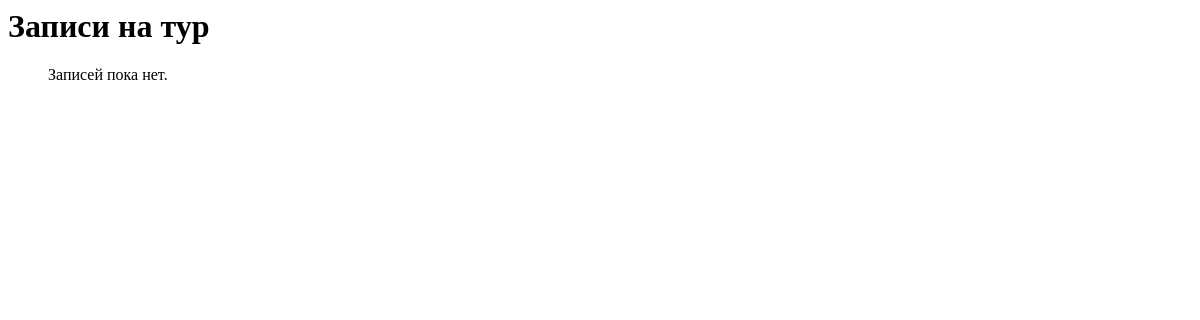
The app's page /tours/, older data.
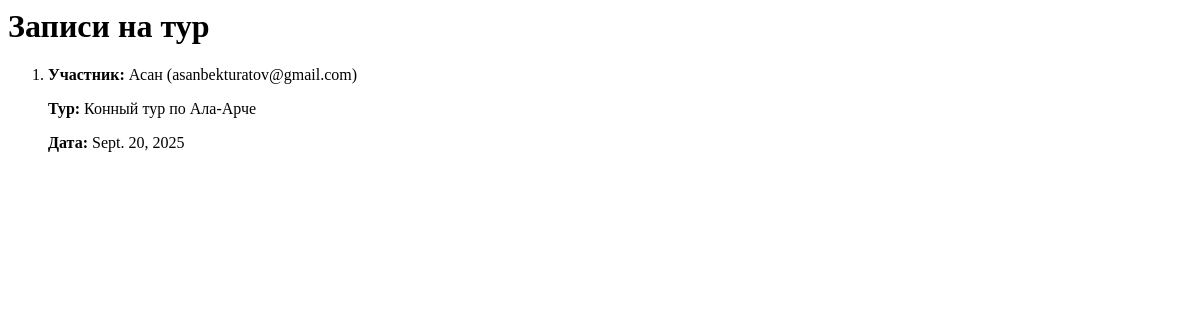
The same page, newer data.
### tours/models.py (models this page shows, shortened)
class Tour(models.Model):
    person = models.OneToOneField(Person, on_delete=models.CASCADE, related_name='tour', verbose_name='участник')
    title = models.CharField(max_length=100, default='Конный тур по Ала-Арче', verbose_name='название тура')
    date = models.DateField(verbose_name='дата тура', default='2025-09-20')
    created_at = models.DateTimeField(auto_now_add=True)
    class Meta:
        verbose_name = 'Тур'
        verbose_name_plural = 'Туры'

class Person(models.Model):
    name = models.CharField(max_length=100, verbose_name='ваше имя')
    email = models.EmailField(verbose_name='ваша почта', unique=True)
    class Meta:
        verbose_name = 'Человек'
        verbose_name_plural = 'Люди'

### tours/views.py (the view)
# urls.py: path('tours/', tour_list, name='tour_list'),
def tour_list(request):
    tours = Tour.objects.all()
    context = {
        'tours': tours
    }
    return render(request, 'tour_list.html', context=context)

### templates/tour_list.html
<h1>Записи на тур</h1>
<ol>
  {% for tour in tours %}
  <li>
    <p><strong>Участник:</strong> {{ tour.person.name }} ({{ tour.person.email }})</p>
    <p><strong>Тур:</strong> {{ tour.title }}</p>
    <p><strong>Дата:</strong> {{ tour.date }}</p>
  </li>
  {% empty %}
  <p>Записей пока нет.</p>
  {% endfor %}
</ol>

Row changes from the older to the newer data that the page shows:
added Tour: person.name "Асан", person.email "asanbekturatov@gmail.com", title "Конный тур по Ала-Арче", date "Sept. 20, 2025"
Text that changed along with them:
text no longer shown: "Записей пока нет."
